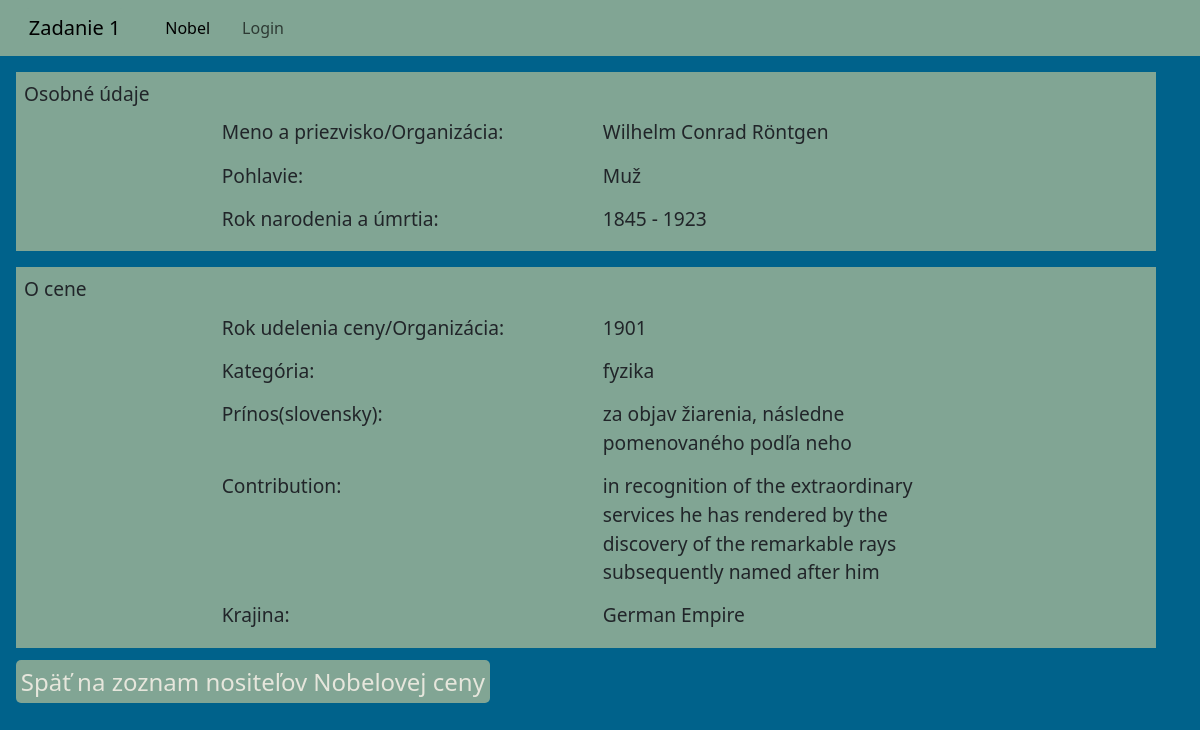
/detail_page.php?id=1, run on the app's committed database.
### tables this page shows
CREATE TABLE `prizes` (
  `id` int NOT NULL,
  `year` year NOT NULL,
  `contribution_sk` varchar(400) NOT NULL,
  `contribution_en` varchar(400) NOT NULL,
  `category_id` int NOT NULL,
  `country_id` int NOT NULL,
  `prize_detail_id` int NOT NULL,
  `receiver_id` int NOT NULL
);

CREATE TABLE `receivers` (
  `id` int NOT NULL,
  `name` varchar(255) DEFAULT NULL,
  `surname` varchar(255) DEFAULT NULL,
  `organization` varchar(255) DEFAULT NULL,
  `sex` varchar(1) DEFAULT NULL,
  `birth` varchar(4) DEFAULT NULL,
  `death` varchar(4) DEFAULT NULL
);

CREATE TABLE `categories` (
  `id` int NOT NULL,
  `category` varchar(50) NOT NULL
);

CREATE TABLE `countries` (
  `id` int NOT NULL,
  `country` varchar(150) NOT NULL
);

### src/detail_page.php (the view, shortened to what this page needs)
<!DOCTYPE html>
<html lang="en">
<head>
    <?php include 'header.php'; ?>
</head>
<body>
    <?php
    $hostname = "mysql";
    $username = "user";
    $password = "user";
    $dbname = "nobel";
    $conn = new mysqli($hostname, $username, $password, $dbname);
    if (isset($_GET['id'])) {
        $id = $_GET['id'];
        $sql = "SELECT r.name, r.surname, r.organization, r.sex, r.birth, r.death, p.year, p.contribution_sk,
        p.contribution_en, pd.language_sk,pd.language_en,pd.genre_sk, pd.genre_en, ca.category, co.country
        FROM receivers r
        JOIN prizes p ON r.id = p.receiver_id
        JOIN prize_details pd ON p.prize_detail_id = pd.id
        JOIN categories ca ON p.category_id = ca.id
        JOIN countries co ON p.country_id = co.id
        WHERE r.id = $id";
        $result = $conn->query($sql);
        if ($result->num_rows > 0) {
            $row = $result->fetch_assoc();
            echo "  <div class='container'> Osobné údaje";
            echo "  <div class='row justify-content-center'>";
            echo "     <div class='col-6 col-md-4'>Meno a priezvisko/Organizácia:</div>";
            echo " <div class='col-6 col-md-4'> " . $row["name"] . ' ' . $row["surname"] . $row["organization"] . "</div>";
            echo " </div>";
            echo " <div class='row justify-content-center'>";
            echo "    <div class='col-6 col-md-4'>Pohlavie:</div>";
            if ($row["sex"] === 'M') {
                echo "<div class='col-6 col-md-4'>Muž</div>";
            } elseif ($row['sex'] === 'F') {
                echo "<div class='col-6 col-md-4'>Žena</div>";
                ;
            }
            echo "</div>";
            echo "<div class='row justify-content-center'>";
            echo " <div class='col-6 col-md-4'> Rok narodenia a úmrtia:";
            echo "</div>";
            echo "<div class='col-6 col-md-4'>" . $row["birth"] . ' - ' . $row["death"] . "</div>";
            echo " </div>";
            echo "</div>";
            echo "  <div class='container'> O cene";
            echo "  <div class='row justify-content-center'>";
            echo "  <div class='col-6 col-md-4'>Rok udelenia ceny/Organizácia:</div>";
            echo " <div class='col-6 col-md-4'> " . $row["year"] . "</div>";
            echo " </div>";
            echo " <div class='row justify-content-center'>";
            echo "<div class='col-6 col-md-4'>Kategória:</div>";
            echo "<div class='col-6 col-md-4'>" . $row["category"] . "</div>";
            echo "</div>";
            echo " <div class='row justify-content-center'>";
            echo "<div class='col-6 col-md-4'>Prínos(slovensky):</div>";
            echo "<div class='col-6 col-md-4'>" . $row["contribution_sk"] . "</div>";
            echo "</div>";
            echo " <div class='row justify-content-center'>";
            echo "<div class='col-6 col-md-4'>Contribution:</div>";
            echo "<div class='col-6 col-md-4'>" . $row["contribution_en"] . "</div>";
            echo "</div>";
            echo "<div class='row justify-content-center'>";
            echo " <div class='col-6 col-md-4'>Krajina:";
            echo "</div>";
            echo "<div class='col-6 col-md-4'>" . $row["country"] . "</div>";
            echo " </div>";
            echo "</div>";
        } else {
            echo "Nenájdené žiadne informácie.";
        }
    } else {
        echo "Chýba parameter ID v URL.";
    }
    ?>
    <a href="index.php">Späť na zoznam nositeľov Nobelovej ceny</a>
</body>
</html>

### src/header.php (shortened to what this page needs)
<link rel="stylesheet" href="https://cdn.jsdelivr.net/npm/bootstrap@5.3.2/dist/css/bootstrap.min.css">
<body>
    <header>
        <nav class="navbar navbar-expand-lg navbar-light">
            <a class="navbar-brand" href="#">Zadanie 1</a>
            <div class="collapse navbar-collapse" id="navbarNavAltMarkup">
                <div class="navbar-nav">
                    <a class="nav-item nav-link active" href="index.php">Nobel</a>
                    <a class="nav-item nav-link" href="loginIndex.php">Login</a>
                </div>
            </div>
        </nav>
    </header>

### src/header.php (style rules this page uses)
a { text-decoration: none; color: #E6E6DC; }
body { background-color: #00628B; }
.navbar { background-color: #81A594; padding: 0.5rem; }

### src/detail_page.php (style rules this page uses)
.container { padding: 0.5rem; background-color: #81A594; margin: 1rem; font-size: larger; }
.container div { margin: 0.3rem; }
a { font-size: x-large; background-color: #81A594; padding: 0.3rem; margin-left: 1rem; border-radius: 5px; }

### data on the page
prizes: receiver.name "Wilhelm Conrad", receiver.surname "Röntgen", receiver.birth "1845", receiver.death "1923", year "1901", category.category "fyzika", contribution_sk "za objav žiarenia, následne pomenovaného podľa neho", contribution_en "in recognition of the extraordinary services he has rendered by the discovery of the remarkable rays subsequently named after him", country.country "German Empire"
